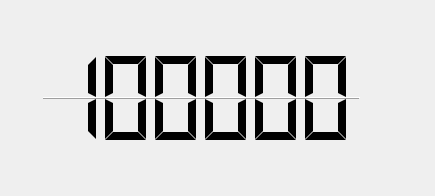
<?xml version="1.0" encoding="UTF-8"?>
<ui version="4.0">
 <class>Widget</class>
 <widget class="QWidget" name="Widget">
  <property name="geometry">
   <rect>
    <x>0</x>
    <y>0</y>
    <width>435</width>
    <height>196</height>
   </rect>
  </property>
  <property name="windowTitle">
   <string>Widget</string>
  </property>
  <property name="styleSheet">
   <string notr="true">QWidget {
	text-align:center;
	align:center;
}</string>
  </property>
  <layout class="QGridLayout" name="gridLayout">
   <item row="0" column="0">
    <layout class="QHBoxLayout" name="horizontalLayout" stretch="1,10,2">
     <property name="spacing">
      <number>0</number>
     </property>
     <property name="sizeConstraint">
      <enum>QLayout::SetMaximumSize</enum>
     </property>
     <property name="rightMargin">
      <number>0</number>
     </property>
     <item>
      <spacer name="horizontalSpacer_2">
       <property name="orientation">
        <enum>Qt::Horizontal</enum>
       </property>
       <property name="sizeHint" stdset="0">
        <size>
         <width>40</width>
         <height>20</height>
        </size>
       </property>
      </spacer>
     </item>
     <item>
      <widget class="QLCDNumber" name="lcdNumber">
       <property name="sizePolicy">
        <sizepolicy hsizetype="Preferred" vsizetype="Minimum">
         <horstretch>0</horstretch>
         <verstretch>0</verstretch>
        </sizepolicy>
       </property>
       <property name="layoutDirection">
        <enum>Qt::LeftToRight</enum>
       </property>
       <property name="autoFillBackground">
        <bool>false</bool>
       </property>
       <property name="styleSheet">
        <string notr="true">gridline-color: rgb(0, 170, 255);
border-color: qlineargradient(spread:pad, x1:0, y1:0, x2:1, y2:0, stop:0 rgba(0, 0, 0, 255), stop:1 rgba(255, 255, 255, 255));</string>
       </property>
       <property name="frameShape">
        <enum>QFrame::HLine</enum>
       </property>
       <property name="frameShadow">
        <enum>QFrame::Raised</enum>
       </property>
       <property name="smallDecimalPoint">
        <bool>false</bool>
       </property>
       <property name="digitCount">
        <number>6</number>
       </property>
       <property name="mode">
        <enum>QLCDNumber::Dec</enum>
       </property>
       <property name="segmentStyle">
        <enum>QLCDNumber::Flat</enum>
       </property>
       <property name="value" stdset="0">
        <double>120000.000000000000000</double>
       </property>
      </widget>
     </item>
     <item>
      <spacer name="horizontalSpacer">
       <property name="orientation">
        <enum>Qt::Horizontal</enum>
       </property>
       <property name="sizeHint" stdset="0">
        <size>
         <width>40</width>
         <height>20</height>
        </size>
       </property>
      </spacer>
     </item>
    </layout>
   </item>
  </layout>
 </widget>
 <resources/>
 <connections/>
</ui>
